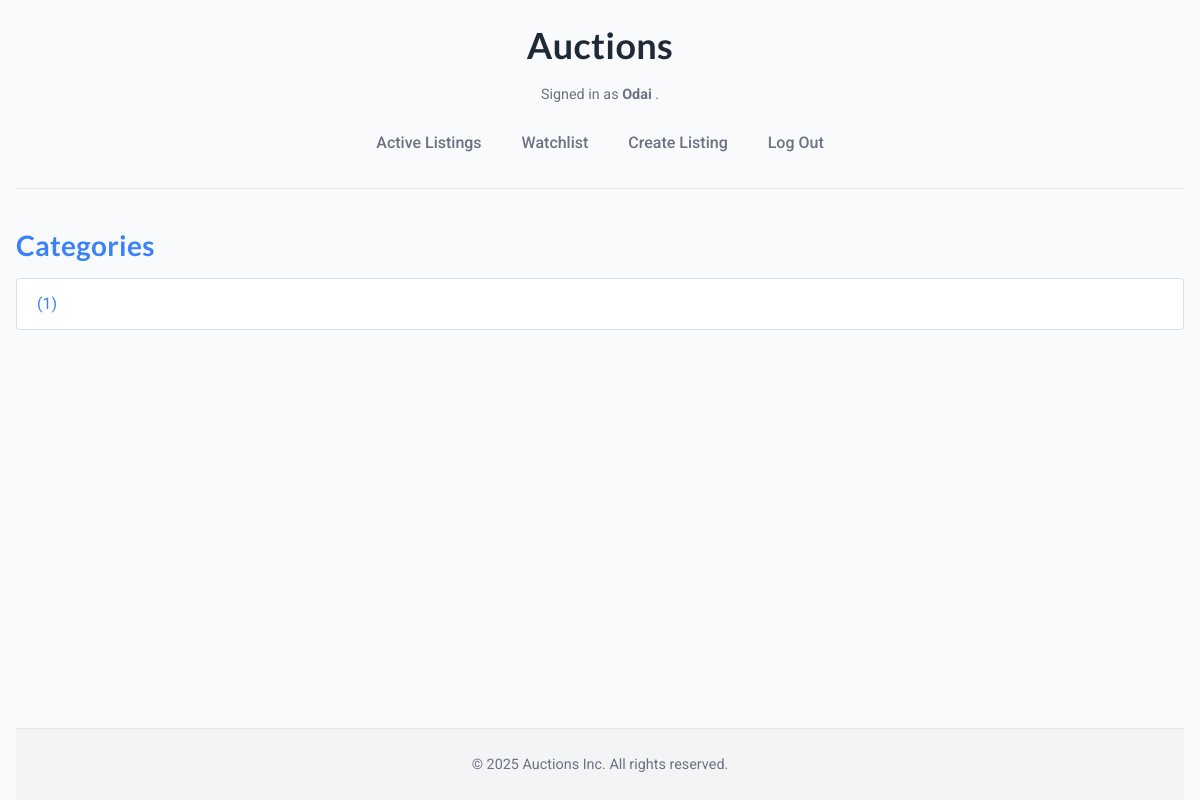
Before: /categories/ (signed in) with the older database file.
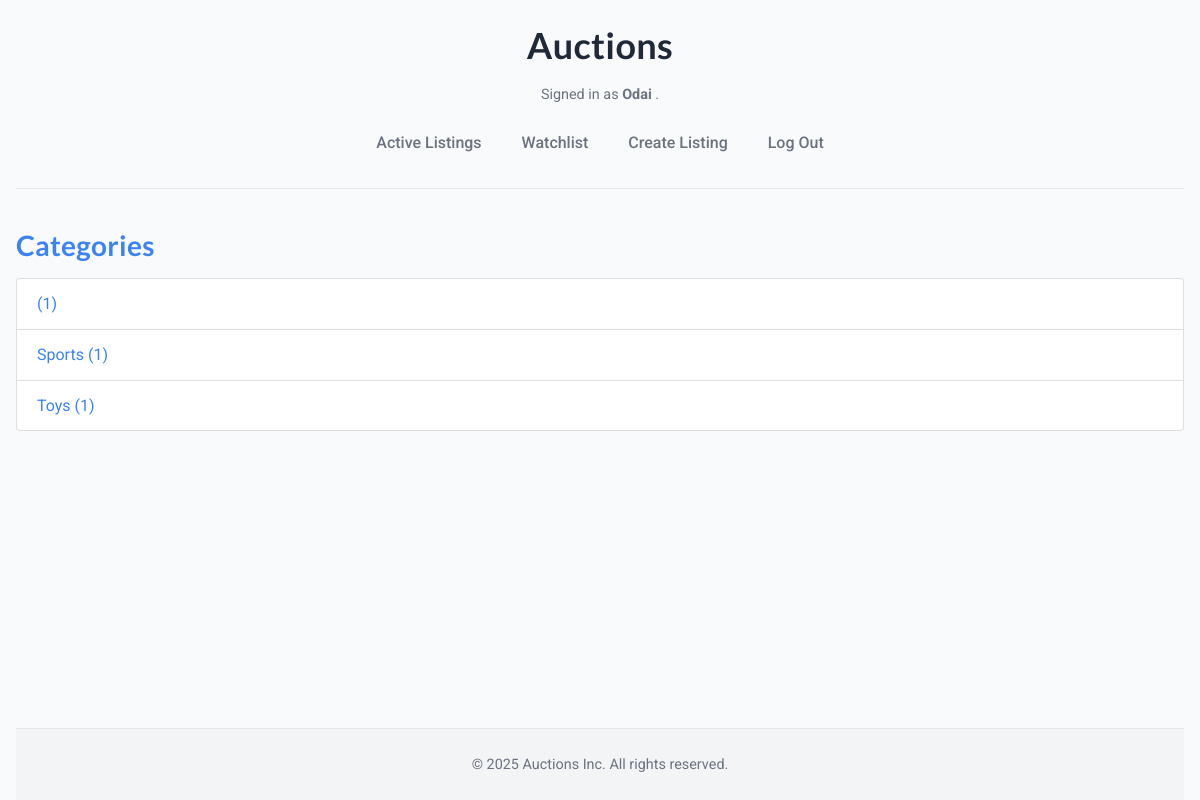
After: the same page with the newer database file.
### auctions/models.py (models this page shows, shortened)
class Listing(models.Model):
    CATEGORY_CHOICES = [
        ("electronics", "Electronics"),
        ("fashion", "Fashion & Accessories"),
        ("home", "Home & Kitchen"),
        ("sports", "Sports & Outdoors"),
        ("beauty", "Beauty & Personal Care"),
        ("books", "Books & Magazines"),
        ("toys", "Toys & Games"),
        ("phones", "Smartphones"),
        ("computers", "Computers & Laptops"),
        ("gaming", "Gaming & Consoles"),
        ("cars", "Cars"),
        ("rent", "Apartments for Rent"),
        ("freelance", "Freelancing Services"),
        ("collectibles", "Collectibles"),
        ("misc", "Miscellaneous"),
    ]
    title = models.CharField(max_length=64)
    description = models.TextField(blank=True)
    starting_price = models.DecimalField(max_digits=10, decimal_places=2)
    current_highest_bid = models.DecimalField(max_digits=10, decimal_places=2, blank=True, null=True)
    owner = models.ForeignKey(User, on_delete=models.CASCADE, related_name="listings")
    category = models.CharField(max_length=64, choices=CATEGORY_CHOICES, blank=True)
    image_url = models.URLField(blank=True)
    is_active = models.BooleanField(default=True)
    time_posted = models.DateTimeField(auto_now_add=True)

### auctions/views.py (the view)
# urls.py: path("categories/", views.categories, name="categories"),
@login_required
def categories(request):
    categories = Listing.objects.filter(is_active=True).values('category').annotate(count=Count('id'))
    print(categories)
    return render(request, "auctions/categories.html", {
        "categories": categories
    })

### auctions/templates/auctions/categories.html
{% extends "auctions/layout.html" %}
{% block body %}
<h2>Categories</h2>
<ul class="list-group">
    {% for cat in categories %}
        <li class="list-group-item">
            <a href="{% url 'category_listings' cat.category %}">
                {{ cat.category|title }} ({{cat.count}})
            </a>
        </li>
    {% endfor %}
</ul>
{% endblock %}

Changed rows visible on the page:
added Listing: category "Sports", count "1"
added Listing: category "Toys", count "1"
